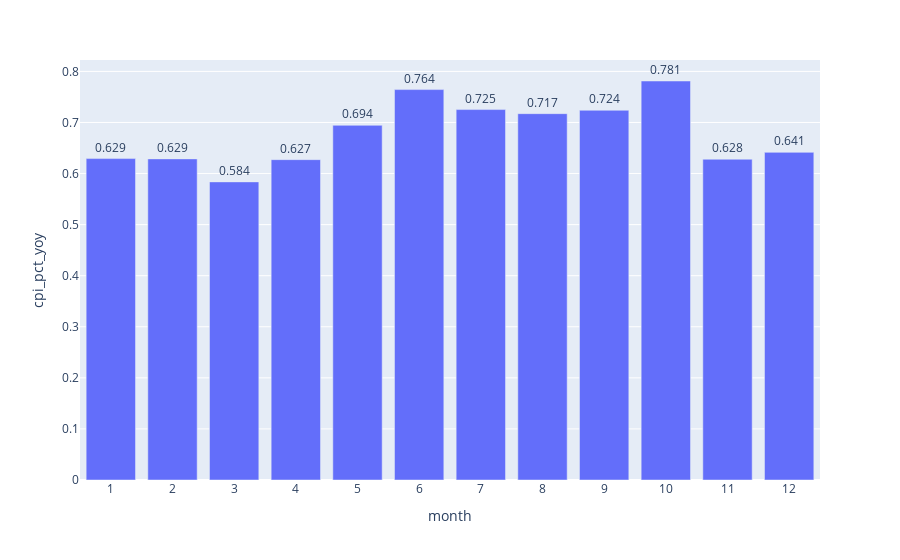
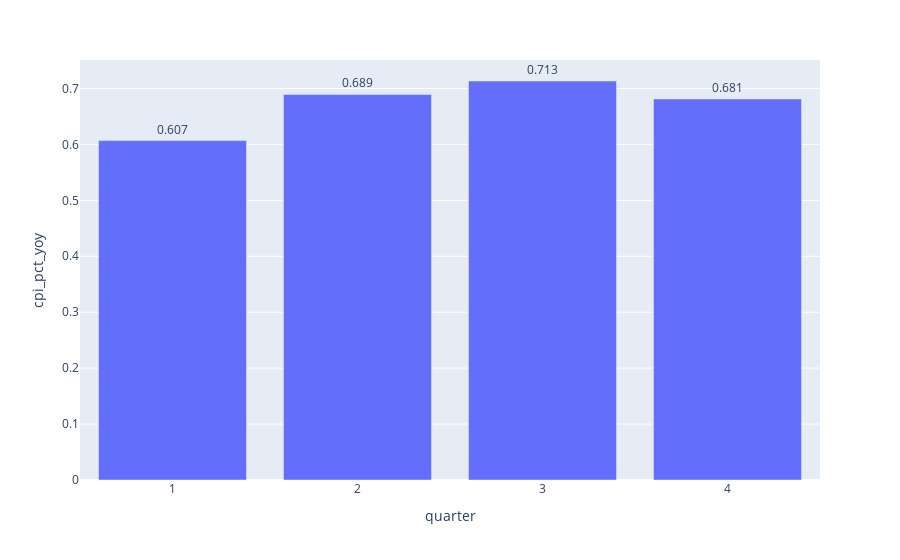

Notebook code cell kept with these figures, in order:
### Markdown cell above
Si l'on examine la variation de l'IPC de base sur une base annualisée, on constate que les premières parties de l'année ont connu des augmentations plus importantes de l'IPC de base. Au cours des derniers mois, il y a plus de valeurs aberrantes (sous les moustaches inférieures), ce qui signifie qu'il y a eu peu de changement par rapport à l'année précédente. Nous pouvons explorer davantage la volatilité de la variation de l'IPC de base en glissement annuel.

### Code cell
fig = px.bar(
    data_frame=monthly_df.groupby(['month']).std().reset_index(), 
    x="month", 
    y="cpi_pct_yoy", text="cpi_pct_yoy"
).update_traces(texttemplate='%{text:0.3f}', textposition='outside').update_xaxes(nticks=13)
fig.show()

fig = px.bar(
    data_frame=monthly_df.groupby(['quarter']).std().reset_index(), 
    x="quarter", 
    y="cpi_pct_yoy", text="cpi_pct_yoy").update_traces(texttemplate='%{text:0.3f}', textposition='outside').update_xaxes(nticks=5)
fig.show()

### Figure 1 — Plotly figure (JSON) as saved in the notebook; plotly's stock layout.template omitted (floating-point values rounded to 4 significant figures)
{"data": [{"alignmentgroup": "True", "hovertemplate": "month=%{x}<br>cpi_pct_yoy=%{text}<extra></extra>", "legendgroup": "", "marker": {"color": "#636efa", "pattern": {"shape": ""}}, "name": "", "offsetgroup": "", "orientation": "v", "showlegend": false, "text": [0.6293, 0.6287, 0.5837, 0.6272, 0.6945, 0.7644, 0.7253, 0.7173, 0.7239, 0.7812, 0.628, 0.6415], "textposition": "outside", "texttemplate": "%{text:0.3f}", "type": "bar", "x": [1, 2, 3, 4, 5, 6, 7, 8, 9, 10, 11, 12], "xaxis": "x", "y": [0.6293, 0.6287, 0.5837, 0.6272, 0.6945, 0.7644, 0.7253, 0.7173, 0.7239, 0.7812, 0.628, 0.6415], "yaxis": "y"}], "layout": {"autosize": true, "barmode": "relative", "legend": {"tracegroupgap": 0}, "margin": {"t": 60}, "xaxis": {"anchor": "y", "autorange": true, "domain": [0, 1], "nticks": 13, "range": [0.5, 12.5], "title": {"text": "month"}, "type": "linear"}, "yaxis": {"anchor": "x", "autorange": true, "domain": [0, 1], "range": [0, 0.8223], "title": {"text": "cpi_pct_yoy"}, "type": "linear"}}}

### Figure 2 — Plotly figure (JSON) as saved in the notebook; plotly's stock layout.template omitted (floating-point values rounded to 4 significant figures)
{"data": [{"alignmentgroup": "True", "hovertemplate": "quarter=%{x}<br>cpi_pct_yoy=%{text}<extra></extra>", "legendgroup": "", "marker": {"color": "#636efa", "pattern": {"shape": ""}}, "name": "", "offsetgroup": "", "orientation": "v", "showlegend": false, "text": [0.6068, 0.6893, 0.7134, 0.6813], "textposition": "outside", "texttemplate": "%{text:0.3f}", "type": "bar", "x": [1, 2, 3, 4], "xaxis": "x", "y": [0.6068, 0.6893, 0.7134, 0.6813], "yaxis": "y"}], "layout": {"autosize": true, "barmode": "relative", "legend": {"tracegroupgap": 0}, "margin": {"t": 60}, "xaxis": {"anchor": "y", "autorange": true, "domain": [0, 1], "nticks": 5, "range": [0.5, 4.5], "title": {"text": "quarter"}, "type": "linear"}, "yaxis": {"anchor": "x", "autorange": true, "domain": [0, 1], "range": [0, 0.751], "title": {"text": "cpi_pct_yoy"}, "type": "linear"}}}
